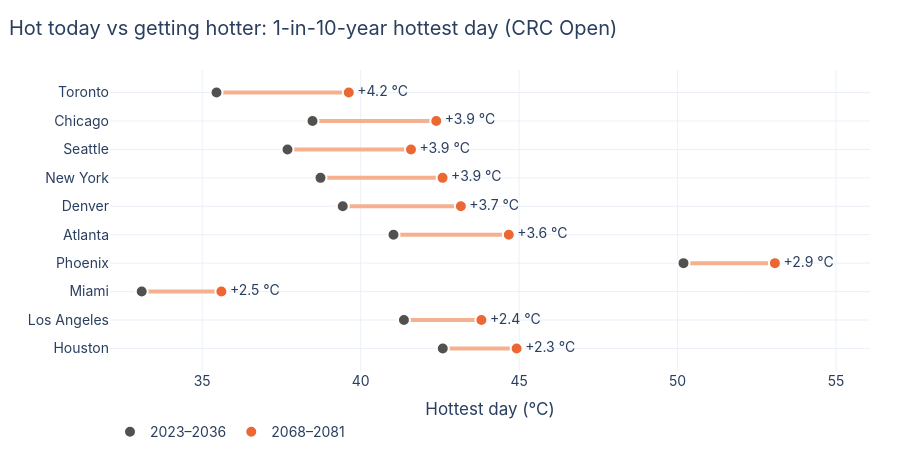

Notebook cell for this chart:
### Markdown cell above
Read across a row to see a site's whole profile; read down a column to see which
site changes most for that hazard. Darker means a bigger change *within that
column*.

> 💡 **Key idea: today's ranking is not tomorrow's.** Being hot already and
> getting hotter are different things. In the chart below each line runs from a
> site's hottest day in 2023–2036 (grey dot) to 2068–2081 (orange dot), sorted
> by how far it moves. A place that is mild today can warm the most, which a
> ranking of the past (A) would never reveal.

### Code cell
heat = windows[windows["hazard_name"] == "tx_max"].set_index("asset_id").sort_values("change")
fig = go.Figure()
for site, row in heat.iterrows():
    fig.add_trace(go.Scatter(x=[row["early"], row["late"]], y=[site, site], mode="lines",
                             line=dict(color="#f5b08f", width=4), showlegend=False, hoverinfo="skip"))
fig.add_trace(go.Scatter(x=heat["early"], y=heat.index, mode="markers", name="2023–2036",
                         marker=dict(size=12, color=INK, line=dict(width=2, color="white")),
                         hovertemplate="%{y}: %{x:.1f} °C in 2023–2036<extra></extra>"))
fig.add_trace(go.Scatter(x=heat["late"], y=heat.index, mode="markers+text", name="2068–2081",
                         text=[f"+{c:.1f} °C" for c in heat["change"]], textposition="middle right",
                         marker=dict(size=12, color=ORANGE, line=dict(width=2, color="white")),
                         hovertemplate="%{y}: %{x:.1f} °C in 2068–2081<extra></extra>"))
layout(fig, "Hot today vs getting hotter: 1-in-10-year hottest day (CRC Open)",
       xaxis=dict(title="Hottest day (°C)", range=[heat["early"].min() - 1, heat["late"].max() + 3]),
       legend=dict(orientation="h", y=-0.15))
fig.show()

### Figure 1 — Plotly figure (JSON) as saved in the notebook; plotly's stock layout.template omitted (floating-point values rounded to 4 significant figures)
{"data": [{"hoverinfo": "skip", "line": {"color": "#f5b08f", "width": 4}, "mode": "lines", "showlegend": false, "type": "scatter", "x": [42.59, 44.92], "y": ["Houston", "Houston"]}, {"hoverinfo": "skip", "line": {"color": "#f5b08f", "width": 4}, "mode": "lines", "showlegend": false, "type": "scatter", "x": [41.37, 43.81], "y": ["Los Angeles", "Los Angeles"]}, {"hoverinfo": "skip", "line": {"color": "#f5b08f", "width": 4}, "mode": "lines", "showlegend": false, "type": "scatter", "x": [33.09, 35.61], "y": ["Miami", "Miami"]}, {"hoverinfo": "skip", "line": {"color": "#f5b08f", "width": 4}, "mode": "lines", "showlegend": false, "type": "scatter", "x": [50.19, 53.07], "y": ["Phoenix", "Phoenix"]}, {"hoverinfo": "skip", "line": {"color": "#f5b08f", "width": 4}, "mode": "lines", "showlegend": false, "type": "scatter", "x": [41.04, 44.67], "y": ["Atlanta", "Atlanta"]}, {"hoverinfo": "skip", "line": {"color": "#f5b08f", "width": 4}, "mode": "lines", "showlegend": false, "type": "scatter", "x": [39.43, 43.16], "y": ["Denver", "Denver"]}, {"hoverinfo": "skip", "line": {"color": "#f5b08f", "width": 4}, "mode": "lines", "showlegend": false, "type": "scatter", "x": [38.73, 42.58], "y": ["New York", "New York"]}, {"hoverinfo": "skip", "line": {"color": "#f5b08f", "width": 4}, "mode": "lines", "showlegend": false, "type": "scatter", "x": [37.69, 41.59], "y": ["Seattle", "Seattle"]}, {"hoverinfo": "skip", "line": {"color": "#f5b08f", "width": 4}, "mode": "lines", "showlegend": false, "type": "scatter", "x": [38.48, 42.39], "y": ["Chicago", "Chicago"]}, {"hoverinfo": "skip", "line": {"color": "#f5b08f", "width": 4}, "mode": "lines", "showlegend": false, "type": "scatter", "x": [35.45, 39.62], "y": ["Toronto", "Toronto"]}, {"hovertemplate": "%{y}: %{x:.1f} °C in 2023–2036<extra></extra>", "marker": {"color": "#52514e", "line": {"color": "white", "width": 2}, "size": 12}, "mode": "markers", "name": "2023–2036", "type": "scatter", "x": [42.59, 41.37, 33.09, 50.19, 41.04, 39.43, 38.73, 37.69, 38.48, 35.45], "y": ["Houston", "Los Angeles", "Miami", "Phoenix", "Atlanta", "Denver", "New York", "Seattle", "Chicago", "Toronto"]}, {"hovertemplate": "%{y}: %{x:.1f} °C in 2068–2081<extra></extra>", "marker": {"color": "#eb6834", "line": {"color": "white", "width": 2}, "size": 12}, "mode": "markers+text", "name": "2068–2081", "text": ["+2.3 °C", "+2.4 °C", "+2.5 °C", "+2.9 °C", "+3.6 °C", "+3.7 °C", "+3.9 °C", "+3.9 °C", "+3.9 °C", "+4.2 °C"], "textposition": "middle right", "type": "scatter", "x": [44.92, 43.81, 35.61, 53.07, 44.67, 43.16, 42.58, 41.59, 42.39, 39.62], "y": ["Houston", "Los Angeles", "Miami", "Phoenix", "Atlanta", "Denver", "New York", "Seattle", "Chicago", "Toronto"]}], "layout": {"font": {"family": "Inter, Helvetica, Arial, sans-serif", "size": 14}, "height": 460, "legend": {"orientation": "h", "y": -0.15}, "margin": {"b": 60, "l": 110, "r": 30, "t": 70}, "title": {"text": "Hot today vs getting hotter: 1-in-10-year hottest day (CRC Open)", "x": 0.01}, "xaxis": {"range": [32.09, 56.07], "title": {"text": "Hottest day (°C)"}}}}
